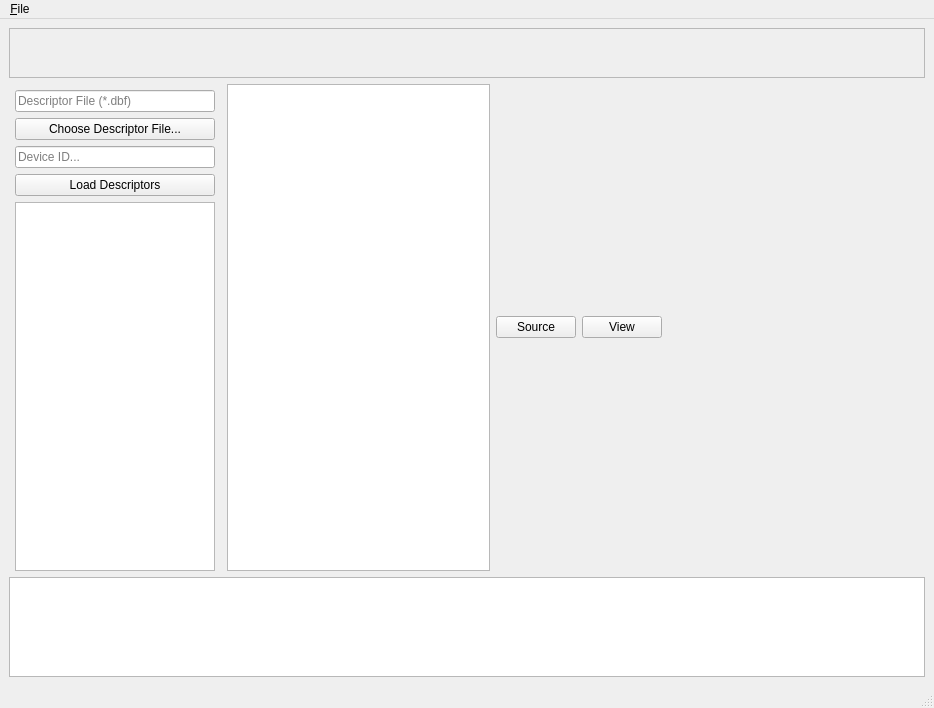
<?xml version="1.0" encoding="UTF-8"?>
<ui version="4.0">
 <class>MainWindow</class>
 <widget class="QMainWindow" name="MainWindow">
  <property name="geometry">
   <rect>
    <x>0</x>
    <y>0</y>
    <width>934</width>
    <height>708</height>
   </rect>
  </property>
  <property name="minimumSize">
   <size>
    <width>0</width>
    <height>0</height>
   </size>
  </property>
  <property name="windowTitle">
   <string>MainWindow</string>
  </property>
  <widget class="QWidget" name="centralwidget">
   <layout class="QVBoxLayout" name="verticalLayout_2" stretch="0,10,0">
    <item>
     <layout class="QVBoxLayout" name="verticalLayout_3">
      <item>
       <widget class="QFrame" name="frame">
        <property name="minimumSize">
         <size>
          <width>0</width>
          <height>50</height>
         </size>
        </property>
        <property name="frameShape">
         <enum>QFrame::StyledPanel</enum>
        </property>
        <property name="frameShadow">
         <enum>QFrame::Plain</enum>
        </property>
        <property name="lineWidth">
         <number>0</number>
        </property>
       </widget>
      </item>
     </layout>
    </item>
    <item>
     <layout class="QHBoxLayout" name="centerLayout" stretch="0,10">
      <item>
       <layout class="QVBoxLayout" name="descriptorLayout">
        <property name="sizeConstraint">
         <enum>QLayout::SetNoConstraint</enum>
        </property>
        <property name="leftMargin">
         <number>6</number>
        </property>
        <property name="topMargin">
         <number>6</number>
        </property>
        <property name="rightMargin">
         <number>6</number>
        </property>
        <item>
         <widget class="QLineEdit" name="lineEdit">
          <property name="readOnly">
           <bool>true</bool>
          </property>
          <property name="placeholderText">
           <string>Descriptor File (*.dbf)</string>
          </property>
         </widget>
        </item>
        <item>
         <widget class="QPushButton" name="desFileBtn">
          <property name="text">
           <string>Choose Descriptor File...</string>
          </property>
         </widget>
        </item>
        <item>
         <widget class="QLineEdit" name="devIdEdit">
          <property name="placeholderText">
           <string>Device ID...</string>
          </property>
         </widget>
        </item>
        <item>
         <widget class="QPushButton" name="loadDesBtn">
          <property name="text">
           <string>Load Descriptors</string>
          </property>
         </widget>
        </item>
        <item>
         <widget class="QListWidget" name="listWidget">
          <property name="sizePolicy">
           <sizepolicy hsizetype="Fixed" vsizetype="Expanding">
            <horstretch>0</horstretch>
            <verstretch>0</verstretch>
           </sizepolicy>
          </property>
          <property name="maximumSize">
           <size>
            <width>200</width>
            <height>16777215</height>
           </size>
          </property>
          <property name="sortingEnabled">
           <bool>true</bool>
          </property>
         </widget>
        </item>
       </layout>
      </item>
      <item>
       <layout class="QVBoxLayout" name="viewLayout">
        <item>
         <layout class="QHBoxLayout" name="tabLayout">
          <item>
           <widget class="QTextEdit" name="textEdit"/>
          </item>
          <item>
           <widget class="QPushButton" name="sourceBtn">
            <property name="text">
             <string>Source</string>
            </property>
           </widget>
          </item>
          <item>
           <widget class="QPushButton" name="viewBtn">
            <property name="text">
             <string>View</string>
            </property>
           </widget>
          </item>
          <item>
           <spacer name="horizontalSpacer">
            <property name="orientation">
             <enum>Qt::Horizontal</enum>
            </property>
            <property name="sizeHint" stdset="0">
             <size>
              <width>40</width>
              <height>20</height>
             </size>
            </property>
           </spacer>
          </item>
         </layout>
        </item>
       </layout>
      </item>
     </layout>
    </item>
    <item>
     <widget class="QTextBrowser" name="textBrowser">
      <property name="sizePolicy">
       <sizepolicy hsizetype="Expanding" vsizetype="Fixed">
        <horstretch>0</horstretch>
        <verstretch>0</verstretch>
       </sizepolicy>
      </property>
      <property name="maximumSize">
       <size>
        <width>16777215</width>
        <height>100</height>
       </size>
      </property>
     </widget>
    </item>
   </layout>
  </widget>
  <widget class="QMenuBar" name="menubar">
   <property name="geometry">
    <rect>
     <x>0</x>
     <y>0</y>
     <width>934</width>
     <height>21</height>
    </rect>
   </property>
   <widget class="QMenu" name="menu_File">
    <property name="title">
     <string>&amp;File</string>
    </property>
    <addaction name="action_New"/>
    <addaction name="action_Open"/>
    <addaction name="action_Save"/>
    <addaction name="action_Save_As_2"/>
   </widget>
   <addaction name="menu_File"/>
  </widget>
  <widget class="QStatusBar" name="statusbar"/>
  <action name="action_New">
   <property name="text">
    <string>&amp;New</string>
   </property>
  </action>
  <action name="action_Open">
   <property name="text">
    <string>&amp;Open</string>
   </property>
  </action>
  <action name="action_Save_As">
   <property name="text">
    <string>&amp;Save As...</string>
   </property>
  </action>
  <action name="actionExit">
   <property name="text">
    <string>Exit</string>
   </property>
  </action>
  <action name="actionFile_Build_Tool">
   <property name="text">
    <string>Generate Files</string>
   </property>
  </action>
  <action name="action_Save">
   <property name="text">
    <string>&amp;Save</string>
   </property>
  </action>
  <action name="action_Save_As_2">
   <property name="text">
    <string>Save As...</string>
   </property>
  </action>
 </widget>
 <resources/>
 <connections/>
</ui>
